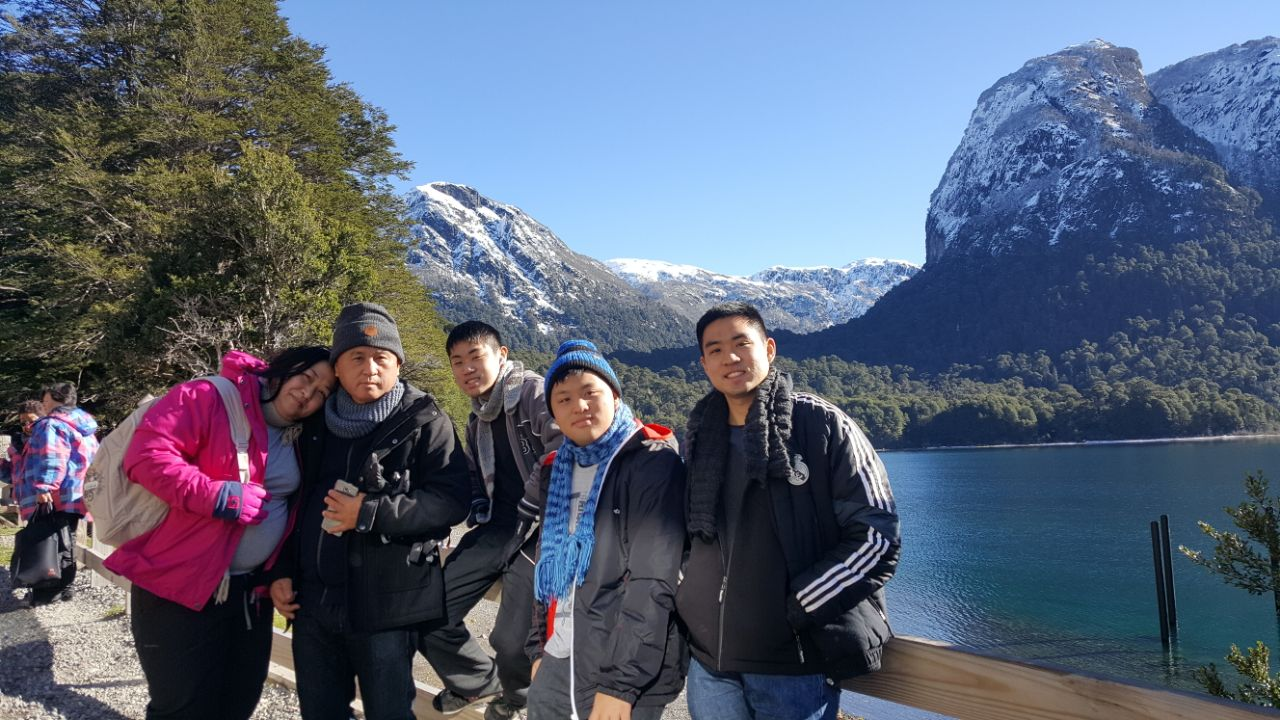
#> input picture opencv/1-basic/10-Fourier/familia.jpg, 1280 x 720 px
$ python 2-cvFourier.py   (Python 2 division)
#> lines starting #> are read from the running program, lines starting #| are printed output that depends on the picture
import numpy as np
import cv2
from matplotlib import pyplot as plt

img = cv2.imread('familia.jpg',0)
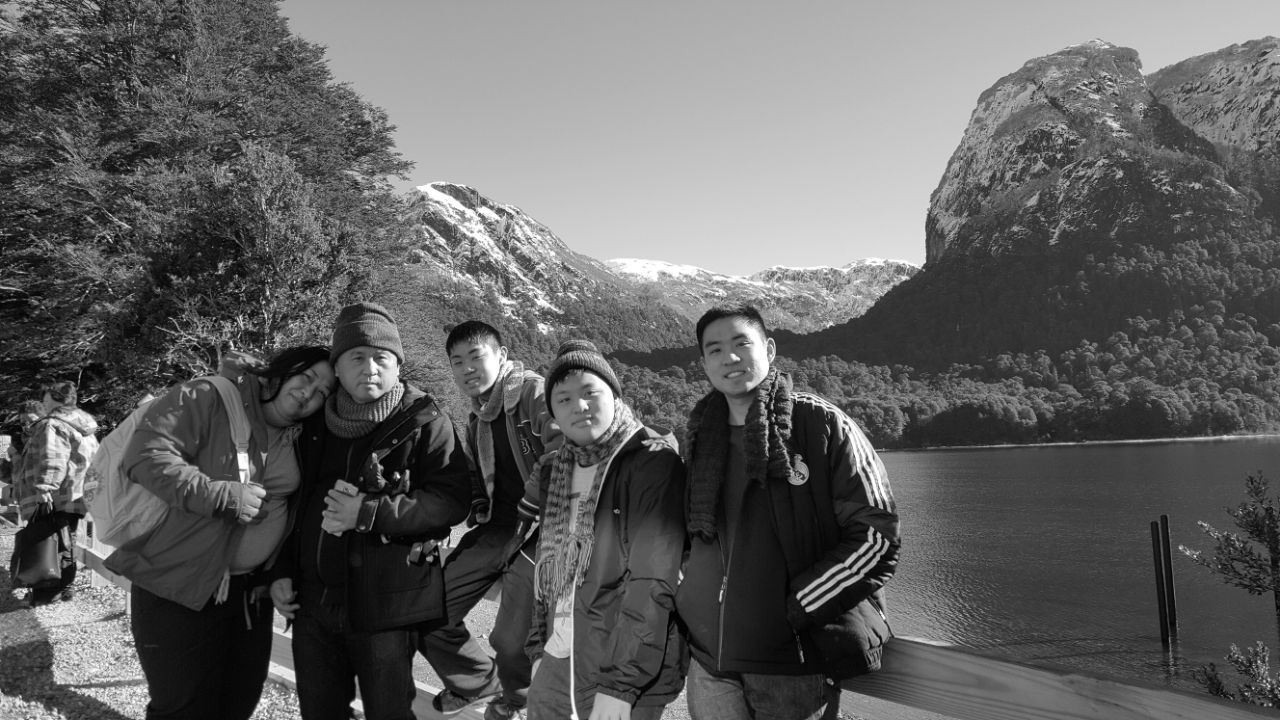
#> img: shape (720, 1280); min 0, max 255, mean 96.9

dft = cv2.dft(np.float32(img),flags = cv2.DFT_COMPLEX_OUTPUT)
dft_shift = np.fft.fftshift(dft)

magnitude_spectrum = 20*np.log(cv2.magnitude(dft_shift[:,:,0],dft_shift[:,:,1]))
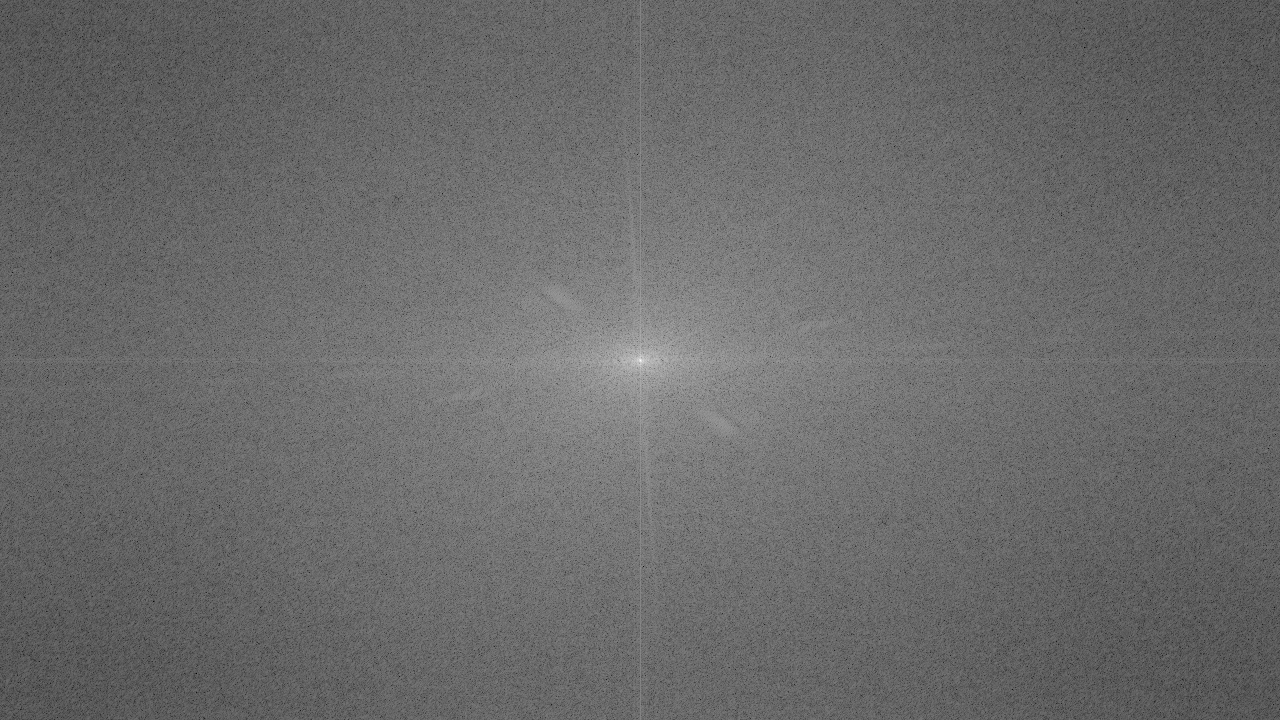
#> magnitude_spectrum: shape (720, 1280) float32; min 45.81, max 366.2, mean 179.6; drawn with min black and max white

plt.subplot(121),plt.imshow(img, cmap = 'gray')
plt.title('Input Image'), plt.xticks([]), plt.yticks([])
plt.subplot(122),plt.imshow(magnitude_spectrum, cmap = 'gray')
plt.title('Magnitude Spectrum'), plt.xticks([]), plt.yticks([])
plt.show()
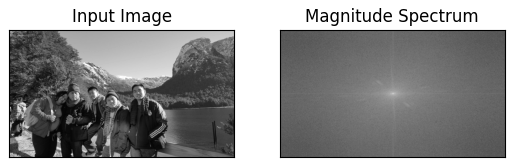
#> figure drawn by matplotlib, 2 panels

#LowPassFilter
rows, cols = img.shape
#> rows = 720; cols = 1280
crow,ccol = rows/2 , cols/2
#> crow = 360; ccol = 640

# create a mask first, center square is 1, remaining all zeros
mask = np.zeros((rows,cols,2),np.uint8)
mask[crow-30:crow+30, ccol-30:ccol+30] = 1

# apply mask and inverse DFT
fshift = dft_shift*mask
f_ishift = np.fft.ifftshift(fshift)

img_back = cv2.idft(f_ishift)
img_back = cv2.magnitude(img_back[:,:,0],img_back[:,:,1])
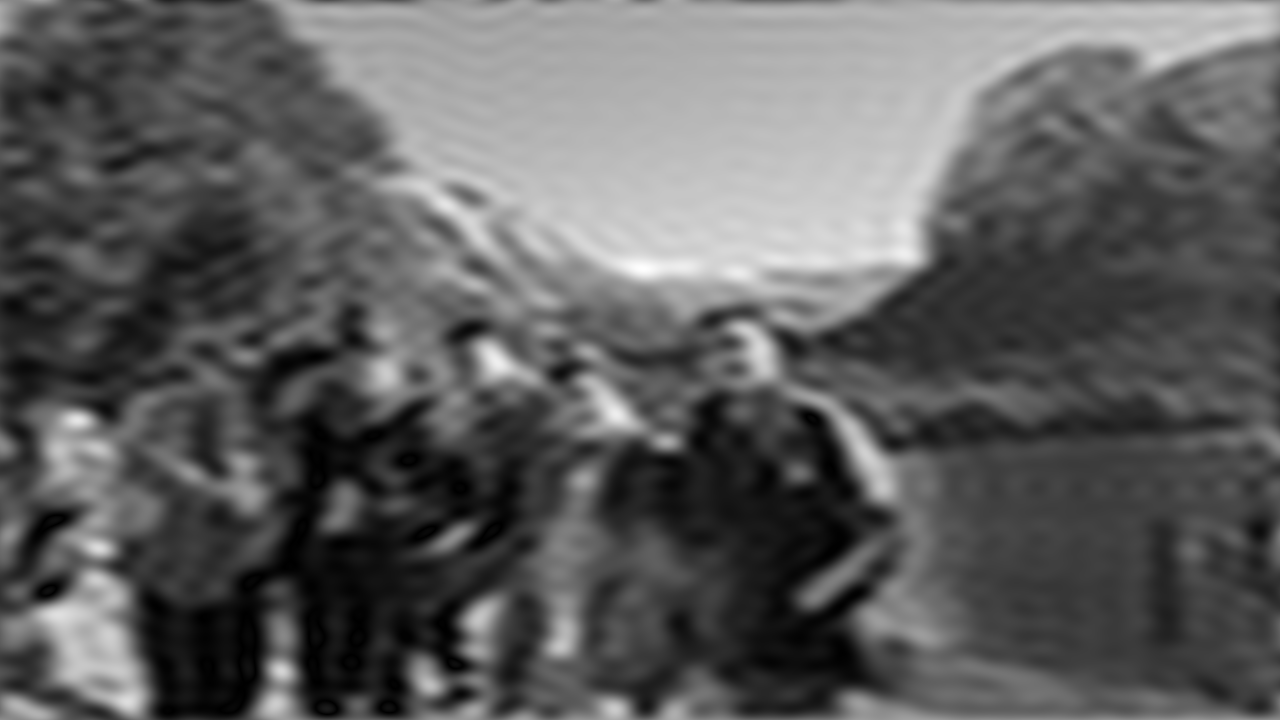
#> img_back: shape (720, 1280) float32; min 32157.3, max 240113616, mean 89388520; drawn with min black and max white

plt.subplot(121),plt.imshow(img, cmap = 'gray')
plt.title('Input Image'), plt.xticks([]), plt.yticks([])
plt.subplot(122),plt.imshow(img_back, cmap = 'gray')
plt.title('Magnitude Spectrum'), plt.xticks([]), plt.yticks([])
plt.show()


#LEmbre-se sempre de otimizar com o tamanho certo da imagem
